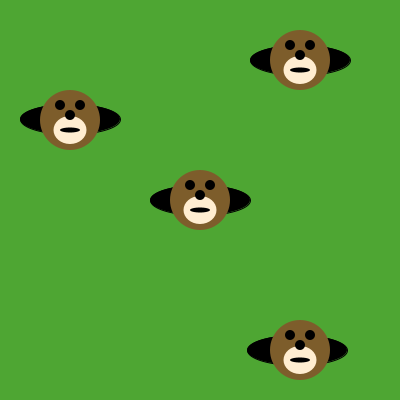
Frame 1 (no input)
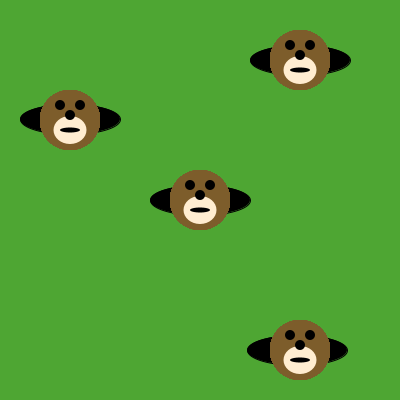
Frame 60 (the mouse pressed at the canvas centre just before this capture)
Frame 120 (the mouse held since frame 60 and released just before this capture): identical to frame 60, image omitted

The Processing sketch that drew these frames (run headless with seeded random() and noise(); from frame 60 on, the mouse is pressed at the canvas centre):

// Processing sketch: moles_in_holes
// ── moles_in_holes.pde
/*** When you are done, this program will draw a mole in 
     each of the holes.
***/

void setup() {
     size(400, 400);
     background(78, 166, 51); // green grass
     
     // This code draws the holes. Run the program to see them.
     
     fill(0, 0, 0);
     ellipse(200, 200, 100, 30);
     ellipse(70, 119, 100, 30);
     ellipse(300, 60, 100, 30);
     ellipse(297, 350, 100, 30);
}
void draw() {

/* Write code here that uses the drawMole method to put a mole in each of the holes */
  drawMole(200, 200);
  drawMole(70, 120);
  drawMole(300, 60);
  drawMole(300, 350);
  println(mouseX + " " + mouseY);
}

void drawMole(int moleX, int moleY) {
     noStroke();
     fill(125, 93, 43);
     ellipse(moleX, moleY, 60, 60); // face
     fill(255, 237, 209);
     ellipse(moleX, moleY+10, 33, 28); 
     fill(0, 0, 0);
     ellipse(moleX-10, moleY-15, 10, 10); // eyes
     ellipse(moleX+10, moleY-15, 10, 10);
     ellipse(moleX, moleY-5, 10, 10); // nose
     ellipse(moleX, moleY+10, 20, 5); // mouth
}
